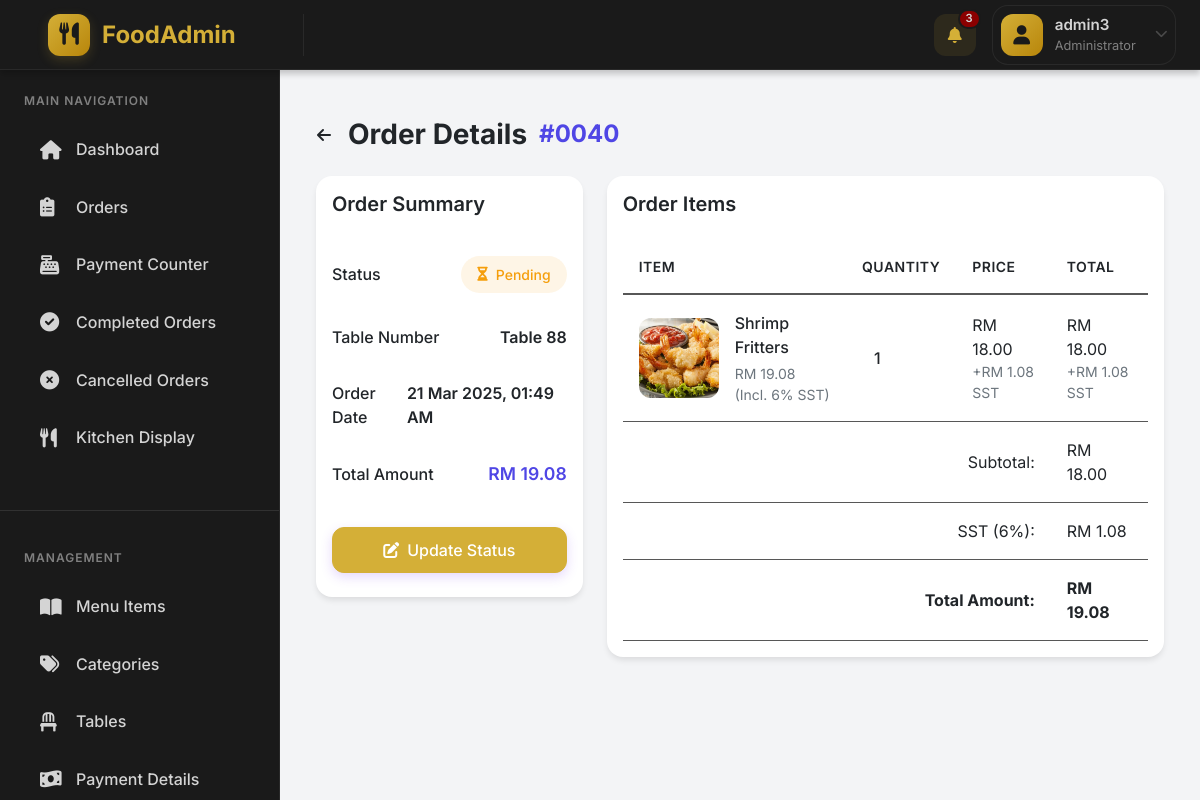
The page /admin/order_details.php?id=40 (signed in) on the database its author committed.
### tables this page shows
CREATE TABLE `orders` (
  `id` int(11) NOT NULL,
  `table_id` int(11) DEFAULT NULL,
  `status` enum('pending','processing','completed','cancelled') DEFAULT 'pending',
  `total_amount` decimal(10,2) DEFAULT 0.00,
  `created_at` timestamp NULL DEFAULT current_timestamp()
);

CREATE TABLE `tables` (
  `id` int(11) NOT NULL,
  `table_number` int(11) NOT NULL,
  `status` enum('active','inactive') DEFAULT 'active',
  `created_at` timestamp NULL DEFAULT current_timestamp()
);

CREATE TABLE `order_items` (
  `id` int(11) NOT NULL,
  `order_id` int(11) DEFAULT NULL,
  `menu_item_id` int(11) DEFAULT NULL,
  `quantity` int(11) DEFAULT NULL,
  `price` decimal(10,2) DEFAULT NULL,
  `created_at` timestamp NULL DEFAULT current_timestamp(),
  `special_instructions` text DEFAULT NULL
);

CREATE TABLE `menu_items` (
  `id` int(11) NOT NULL,
  `name` varchar(255) NOT NULL,
  `description` text DEFAULT NULL,
  `price` decimal(10,2) NOT NULL,
  `category` varchar(100) DEFAULT NULL,
  `status` enum('available','unavailable') DEFAULT 'available',
  `created_at` timestamp NULL DEFAULT current_timestamp(),
  `category_id` int(11) DEFAULT NULL,
  `image_path` varchar(255) DEFAULT NULL
);

### classes/Order.php (called while the page is built, shortened)
<?php
class Order extends Model {
    protected $conn;
    public function __construct($db) {
        $this->conn = $db;
    }
    public function getOrder($order_id) {
        try {
            $query = "SELECT o.*, t.table_number
                     FROM orders o
                     JOIN tables t ON o.table_id = t.id
                     WHERE o.id = ?";
            $stmt = $this->conn->prepare($query);
            $stmt->execute([$order_id]);
            $order = $stmt->fetch(PDO::FETCH_ASSOC);
            $query = "SELECT oi.*, mi.name, mi.image_path
                     FROM order_items oi
                     JOIN menu_items mi ON oi.menu_item_id = mi.id
                     WHERE oi.order_id = ?";
            $stmt = $this->conn->prepare($query);
            $stmt->execute([$order_id]);
            $order['items'] = $stmt->fetchAll(PDO::FETCH_ASSOC);
            return $order;
        } catch (Exception $e) {
            error_log("Error getting order: " . $e->getMessage());
            return null;
        }
    }
}
?>

### admin/order_details.php (the view, shortened to what this page needs)
<?php
require_once(__DIR__ . '/../classes/Order.php');
$database = new Database();
$db = $database->getConnection();
$orderModel = new Order($db);
$order_id = isset($_GET['id']) ? $_GET['id'] : null;
    $order = $orderModel->getOrder($order_id);
?>
<div class="container-fluid py-4">
    <div class="d-flex align-items-center mb-4">
        <a href="orders.php" class="btn btn-link text-dark p-0 me-3">
            <i class="fas fa-arrow-left"></i>
        </a>
        <h1 class="page-title mb-0">
            Order Details
            <span class="order-number">#<?php echo str_pad($order_id, 4, '0', STR_PAD_LEFT); ?></span>
        </h1>
    </div>
    <div class="row">
        <div class="col-lg-4 mb-4">
            <div class="card order-summary">
                <div class="card-body">
                    <h5 class="card-title mb-4">Order Summary</h5>
                    <div class="summary-item">
                        <span class="label">Status</span>
                        <span class="status-badge <?php echo $order['status']; ?>">
                            <i class="fas fa-<?php
                                echo match($order['status']) {
                                    'completed' => 'check-circle',
                                    'processing' => 'clock',
                                    'pending' => 'hourglass',
                                    'cancelled' => 'times-circle',
                                    default => 'info-circle'
                                };
                            ?>"></i>
                            <?php echo ucfirst($order['status']); ?>
                        </span>
                    </div>
                    <div class="summary-item">
                        <span class="label">Table Number</span>
                        <span class="value">Table <?php echo htmlspecialchars($order['table_number']); ?></span>
                                </div>
                    <div class="summary-item">
                        <span class="label">Order Date</span>
                        <span class="value"><?php echo date('d M Y, h:i A', strtotime($order['created_at'])); ?></span>
                        </div>
                    <div class="summary-item">
                        <span class="label">Total Amount</span>
                        <span class="value amount">RM <?php echo number_format($order['total_amount'], 2); ?></span>
                        </div>
                    <?php if ($order['status'] === 'pending' || $order['status'] === 'processing'): ?>
                    <div class="mt-4">
                        <button type="button" class="btn btn-primary w-100 mb-2"
                                data-bs-toggle="modal" data-bs-target="#updateStatusModal">
                            <i class="fas fa-edit me-2"></i>Update Status
                        </button>
                    </div>
                    <?php endif; ?>
                </div>
            </div>
        </div>
        <div class="col-lg-8 mb-4">
            <div class="card order-items">
                <div class="card-body">
                    <h5 class="card-title mb-4">Order Items</h5>
                    <div class="table-responsive">
                        <table class="table items-table">
                            <thead>
                                <tr>
                                    <th>Item</th>
                                    <th>Quantity</th>
                                    <th>Price</th>
                                    <th>Total</th>
                                </tr>
                            </thead>
                            <tbody>
                                <?php foreach ($order['items'] as $item): ?>
                                <tr>
                                    <td>
                                        <div class="d-flex align-items-center">
                                        <div class="item-image">
                                                <?php if (!empty($item['image_path'])):
                                                    $image_path = str_replace('uploads/menu_items/', '', $item['image_path']);
                                                ?>
                                                <img src="/food1/uploads/menu_items/<?php echo htmlspecialchars($image_path); ?>"
                                                     alt="<?php echo htmlspecialchars($item['name']); ?>">
                                            <?php else: ?>
                                                <i class="fas fa-utensils"></i>
                                            <?php endif; ?>
                                            </div>
                                            <div class="item-info">
                                                <div class="item-name"><?php echo htmlspecialchars($item['name']); ?></div>
                                                <div class="item-price text-muted small">RM <?php echo number_format($item['price'] * 1.06, 2); ?> (Incl. 6% SST)</div>
                                            </div>
                                        </div>
                                    </td>
                                    <td>
                                        <span class="quantity"><?php echo $item['quantity']; ?></span>
                                    </td>
                                    <td>
                                        <div>RM <?php echo number_format($item['price'], 2); ?></div>
                                        <div class="text-muted small">+RM <?php echo number_format($item['price'] * 0.06, 2); ?> SST</div>
                                    </td>
                                    <td>
                                        <div>RM <?php echo number_format($item['price'] * $item['quantity'], 2); ?></div>
                                        <div class="text-muted small">+RM <?php echo number_format($item['price'] * $item['quantity'] * 0.06, 2); ?> SST</div>
                                    </td>
                                </tr>
                                <?php endforeach; ?>
                            </tbody>
                            <tfoot>
                                <tr>
                                    <td colspan="3" class="text-end">Subtotal:</td>
                                    <td>RM <?php echo number_format($order['total_amount'] / 1.06, 2); ?></td>
                                </tr>
                                <tr>
                                    <td colspan="3" class="text-end">SST (6%):</td>
                                    <td>RM <?php echo number_format($order['total_amount'] - ($order['total_amount'] / 1.06), 2); ?></td>
                                </tr>
                                <tr>
                                    <td colspan="3" class="text-end fw-bold">Total Amount:</td>
                                    <td class="fw-bold">RM <?php echo number_format($order['total_amount'], 2); ?></td>
                                </tr>
                            </tfoot>
                        </table>
                    </div>
                </div>
            </div>
        </div>
    </div>
</div>
<?php
include 'includes/layout.php';
?>

### admin/includes/layout.php (style rules this page uses)
:root { --primary-color: #7C3AED; --primary-dark: #6D28D9; --primary-light: #8B5CF6; --success-color: #10B981; --warning-color: #F59E0B; --danger-color: #EF4444; --info-color: #3B82F6; --navbar-height: 70px; --sidebar-width: 280px; --body-bg: #F3F4F6; --card-bg: #FFFFFF; --text-primary: #1F2937; --text-secondary: #4B5563; --text-muted: #9CA3AF; --border-color: rgba(124, 58, 237, 0.1); }
body { min-height: 100vh; background: var(--body-bg); padding-top: var(--navbar-height); font-family: 'Inter', sans-serif; }
.card { border: none; box-shadow: 0 4px 6px rgba(0, 0, 0, 0.05); border-radius: 16px; transition: all 0.3s ease; border: 1px solid var(--border-color); }
.btn { border-radius: 12px; padding: 0.625rem 1.25rem; font-weight: 500; transition: all 0.3s ease; }
.btn-primary { background: var(--primary-color); border-color: var(--primary-color); box-shadow: 0 4px 12px rgba(124, 58, 237, 0.2); }
.table { border-collapse: separate; border-spacing: 0; }
.table th { background: var(--body-bg); border-bottom: 2px solid var(--border-color); color: var(--text-secondary); font-weight: 600; text-transform: uppercase; font-size: 0.75rem; letter-spacing: 0.5px; }
.table td { border-bottom: 1px solid var(--border-color); vertical-align: middle; }
.table tbody tr { transition: all 0.3s ease; }

### admin/includes/navbar.php (style rules this page uses)
:root { --navbar-bg: #1a1a1a; --card-bg: #1a1a1a; --primary-color: #d4af37; --primary-dark: #b8860b; --text-primary: #d4d4d4; --text-secondary: #808080; --text-muted: #4a4a4a; --border-color: rgba(45, 45, 45, 0.8); --danger-color: #8b0000; }

### admin/order_details.php (style rules this page uses)
:root { --primary: #4f46e5; --success: #10b981; --warning: #f59e0b; --danger: #ef4444; --info: #3b82f6; }
.page-title { font-size: 1.75rem; font-weight: 700; color: var(--gray-800); display: flex; align-items: center; gap: 0.75rem; }
.order-number { color: var(--primary); font-size: 1.5rem; }
.card { border: none; border-radius: 16px; box-shadow: 0 4px 6px -1px rgba(0, 0, 0, 0.1); background: white; }
.card-title { font-size: 1.25rem; font-weight: 600; color: var(--gray-800); }
.order-summary .summary-item { display: flex; justify-content: space-between; align-items: center; padding: 1rem 0; border-bottom: 1px solid var(--gray-200); }
.summary-item .label { color: var(--gray-600); font-weight: 500; }
.summary-item .value { font-weight: 600; color: var(--gray-800); }
.summary-item .amount { font-size: 1.1rem; color: var(--primary); }
.status-badge { display: inline-flex; align-items: center; gap: 0.5rem; padding: 0.5rem 1rem; border-radius: 20px; font-weight: 500; font-size: 0.875rem; }
.status-badge.pending { background: rgba(245, 158, 11, 0.1); color: var(--warning); }
.items-table { margin: 0; }
.items-table th { background: var(--gray-50); padding: 1rem; font-weight: 600; color: var(--gray-600); font-size: 0.875rem; text-transform: uppercase; letter-spacing: 0.5px; }
.items-table td { padding: 1rem; vertical-align: middle; }
.item-image { width: 80px; height: 80px; border-radius: 12px; background: var(--gray-100); display: flex; align-items: center; justify-content: center; margin-right: 1rem; overflow: hidden; }
.item-image img { width: 100%; height: 100%; object-fit: cover; }
.item-info { flex: 1; }
.item-name { font-weight: 500; color: var(--gray-800); margin-bottom: 0.25rem; }
.quantity { background: var(--gray-100); padding: 0.25rem 0.75rem; border-radius: 20px; font-weight: 500; color: var(--gray-700); }
.btn-link { text-decoration: none; }

### rows shown on the page
orders: status "Pending", table.table_number "88", created_at "21 Mar 2025, 01:49 AM", total_amount "19.08", $order['total_amount']/1.06 "18.00", $order['total_amount']-($order['total_amount']/1.06) "1.08"
order_items: menu_item.image_path (picture), menu_item.name "Shrimp Fritters", $item['price']*1.06 "19.08", quantity "1", price "18.00", $item['price']*0.06 "1.08", $item['price']*$item['quantity'] "18.00", $item['price'] * $item['quantity'] * 0.06 "1.08"

### other values the page prints
$_SESSION['admin_username'] "admin3"
str_pad($order_id, 4, '0', STR_PAD_LEFT) "0040"
